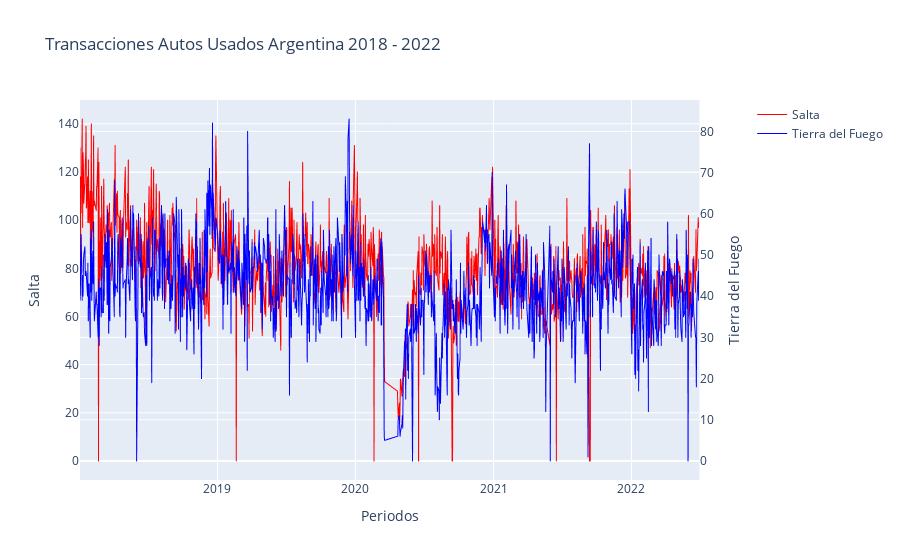

Notebook code cell kept with this figure:
### Code cell
get_line_plot(df_copy, "tramite_fecha", "Salta", "Tierra del Fuego", "Transacciones Autos Usados Argentina 2018 - 2022")

### Figure 1 — Plotly figure (JSON) as saved in the notebook; plotly's stock layout.template omitted (floating-point values rounded to 4 significant figures; data arrays with more than 128 entries replaced by an {"elided": "..."} marker saying what was removed)
{"data": [{"hovertemplate": "tramite_fecha=%{x}<br>Salta=%{y}<extra></extra>", "legendgroup": "", "line": {"color": "red", "dash": "solid", "width": 1}, "mode": "lines", "name": "Salta", "showlegend": true, "type": "scattergl", "x": {"elided": "1069 str values"}, "xaxis": "x", "y": {"elided": "1069 int values"}, "yaxis": "y"}, {"hovertemplate": "tramite_fecha=%{x}<br>Tierra del Fuego=%{y}<extra></extra>", "legendgroup": "", "line": {"color": "#0000ff", "dash": "solid", "width": 1}, "mode": "lines", "name": "Tierra del Fuego", "showlegend": true, "type": "scattergl", "x": {"elided": "1069 str values"}, "xaxis": "x", "y": {"elided": "1069 int values"}, "yaxis": "y2"}], "layout": {"autosize": true, "title": {"text": "Transacciones Autos Usados Argentina 2018 - 2022"}, "xaxis": {"anchor": "y", "autorange": true, "domain": [0, 0.94], "range": ["2018-01-02", "2022-06-30"], "title": {"text": "Periodos"}, "type": "date"}, "yaxis": {"anchor": "x", "autorange": true, "domain": [0, 1], "range": [-7.889, 149.9], "title": {"text": "Salta"}, "type": "linear"}, "yaxis2": {"anchor": "x", "autorange": true, "overlaying": "y", "range": [-4.611, 87.61], "side": "right", "title": {"text": "Tierra del Fuego"}, "type": "linear"}}}
